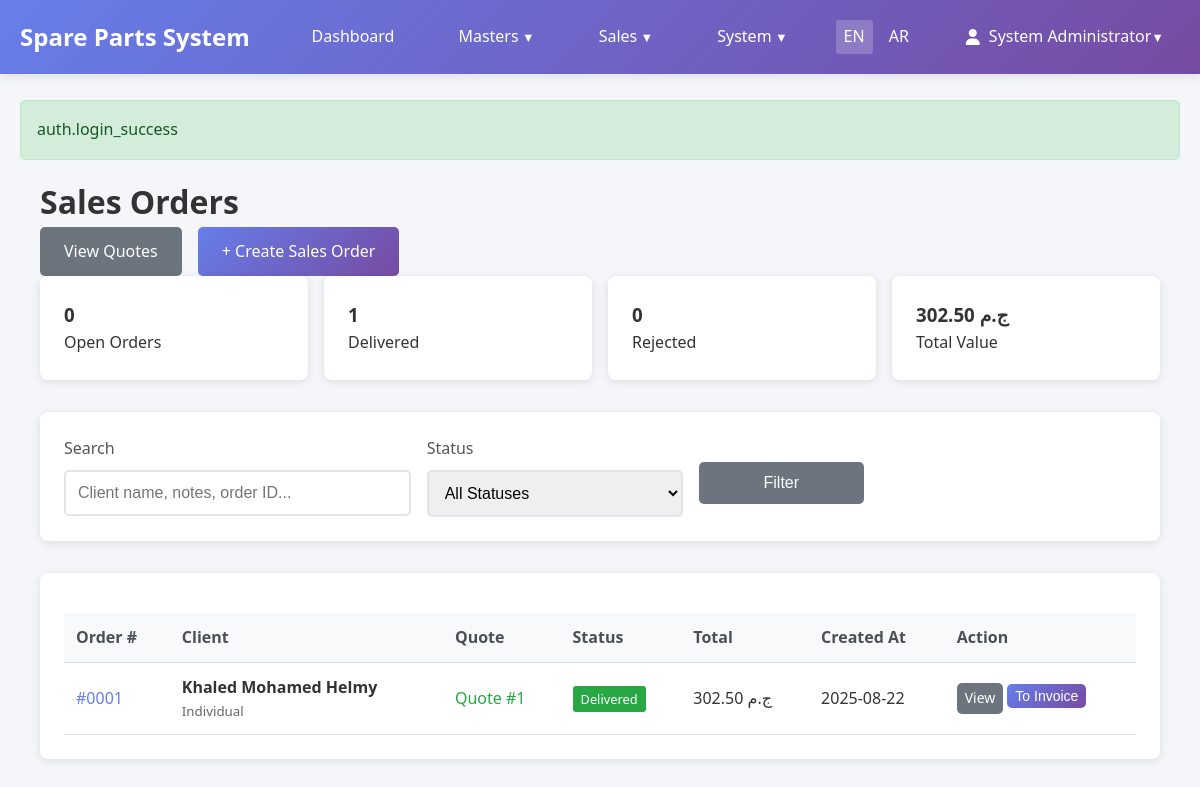
The app's page /salesorders (signed in) with its own data.
### tables this page shows
CREATE TABLE `sp_sales_orders` (
  `id` int NOT NULL AUTO_INCREMENT,
  `client_id` int NOT NULL,
  `currency_code` varchar(3) NOT NULL DEFAULT 'EGP',
  `exchange_rate` decimal(10,6) NOT NULL DEFAULT '1.000000',
  `quote_id` int DEFAULT NULL,
  `status` enum('open','delivered','rejected') NOT NULL DEFAULT 'open',
  `items_subtotal` decimal(12,2) NOT NULL DEFAULT '0.00',
  `items_tax_total` decimal(12,2) NOT NULL DEFAULT '0.00',
  `items_discount_total` decimal(12,2) NOT NULL DEFAULT '0.00',
  `global_tax_type` enum('percent','amount') DEFAULT 'percent',
  `global_tax_value` decimal(10,2) DEFAULT '0.00',
  `global_discount_type` enum('percent','amount') DEFAULT 'percent',
  `global_discount_value` decimal(10,2) DEFAULT '0.00',
  `tax_total` decimal(12,2) NOT NULL DEFAULT '0.00',
  `discount_total` decimal(12,2) NOT NULL DEFAULT '0.00',
  `grand_total` decimal(12,2) NOT NULL DEFAULT '0.00',
  `notes` text,
  `created_at` timestamp NOT NULL DEFAULT CURRENT_TIMESTAMP,
  PRIMARY KEY (`id`),
  KEY `fk_sales_orders_client` (`client_id`),
  KEY `fk_sales_orders_quote` (`quote_id`),
  KEY `idx_status` (`status`),
  KEY `idx_currency_code` (`currency_code`),
  CONSTRAINT `fk_sales_orders_client` FOREIGN KEY (`client_id`) REFERENCES `sp_clients` (`id`) ON DELETE CASCADE,
  CONSTRAINT `fk_sales_orders_currency` FOREIGN KEY (`currency_code`) REFERENCES `sp_currencies` (`code`) ON UPDATE CASCADE,
  CONSTRAINT `fk_sales_orders_quote` FOREIGN KEY (`quote_id`) REFERENCES `sp_quotes` (`id`) ON DELETE SET NULL
);

CREATE TABLE `sp_currencies` (
  `id` int NOT NULL AUTO_INCREMENT,
  `code` varchar(3) NOT NULL,
  `name` varchar(50) NOT NULL,
  `symbol` varchar(10) NOT NULL,
  `is_primary` tinyint(1) NOT NULL DEFAULT '0',
  `is_active` tinyint(1) NOT NULL DEFAULT '1',
  `exchange_rate` decimal(10,6) NOT NULL DEFAULT '1.000000',
  `decimal_places` tinyint NOT NULL DEFAULT '2',
  `created_at` timestamp NOT NULL DEFAULT CURRENT_TIMESTAMP,
  `updated_at` timestamp NOT NULL DEFAULT CURRENT_TIMESTAMP ON UPDATE CURRENT_TIMESTAMP,
  PRIMARY KEY (`id`),
  UNIQUE KEY `code` (`code`),
  KEY `is_primary` (`is_primary`),
  KEY `is_active` (`is_active`)
);

CREATE TABLE `sp_clients` (
  `id` int NOT NULL AUTO_INCREMENT,
  `type` enum('company','individual') NOT NULL DEFAULT 'company',
  `name` varchar(255) NOT NULL,
  `phone` varchar(50) DEFAULT NULL,
  `email` varchar(255) DEFAULT NULL,
  `address` text,
  `created_at` timestamp NOT NULL DEFAULT CURRENT_TIMESTAMP,
  PRIMARY KEY (`id`),
  KEY `idx_name` (`name`),
  KEY `idx_type` (`type`)
);

### app/views/salesorders/index.php (the view, shortened to what the rows shown need)
<div class="container">
    <div class="d-flex justify-content-between align-items-center mb-4">
        <h1><?= I18n::t('navigation.sales_orders') ?></h1>
        <div style="display: flex; gap: 1rem;">
            <a href="/quotes" class="btn btn-secondary">
                View Quotes
            </a>
            <a href="/salesorders/create" class="btn btn-primary">
                + Create Sales Order
            </a>
        </div>
    </div>
    <div class="row mb-4">
        <div class="col-md-3">
            <div class="card">
                <div class="card-body text-center">
                    <h3 class="text-primary">
                        <?= count(array_filter($salesOrders['data'] ?? [], fn($so) => ($so['status'] ?? '') === 'open')) ?>
                    </h3>
                    <p class="text-muted">Open Orders</p>
                </div>
            </div>
        </div>
        <div class="col-md-3">
            <div class="card">
                <div class="card-body text-center">
                    <h3 class="text-success">
                        <?= count(array_filter($salesOrders['data'] ?? [], fn($so) => ($so['status'] ?? '') === 'delivered')) ?>
                    </h3>
                    <p class="text-muted">Delivered</p>
                </div>
            </div>
        </div>
        <div class="col-md-3">
            <div class="card">
                <div class="card-body text-center">
                    <h3 class="text-danger">
                        <?= count(array_filter($salesOrders['data'] ?? [], fn($so) => ($so['status'] ?? '') === 'rejected')) ?>
                    </h3>
                    <p class="text-muted">Rejected</p>
                </div>
            </div>
        </div>
        <div class="col-md-3">
            <div class="card">
                <div class="card-body text-center">
                    <h3 class="text-info">
                        <?php
                        $totalValue = array_sum(array_map(fn($so) => $so['grand_total'] ?? 0, $salesOrders['data'] ?? []));
                        echo Helpers::formatCurrency($totalValue);
                        ?>
                    </h3>
                    <p class="text-muted">Total Value</p>
                </div>
            </div>
        </div>
    </div>
    <div class="card mb-4">
        <div class="card-body">
            <form method="GET" action="/salesorders">
                <div class="row">
                    <div class="col-md-4">
                        <label for="search" class="form-label">Search</label>
                        <input type="text"
                               class="form-control"
                               id="search"
                               name="search"
                               placeholder="Client name, notes, order ID..."
                               value="<?= Helpers::escape($search ?? '') ?>"
                        >
                    </div>
                    <div class="col-md-3">
                        <label for="status" class="form-label">Status</label>
                        <select name="status" class="form-control" id="status">
                            <option value="">All Statuses</option>
                        </select>
                    </div>
                    <div class="col-md-2">
                        <label>&nbsp;</label>
                        <button type="submit" class="btn btn-secondary d-block"><?= I18n::t('actions.filter') ?></button>
                    </div>
                </div>
            </form>
        </div>
    </div>
    <div class="card">
        <div class="card-body">
            <div class="table-responsive">
                <table class="table">
                    <thead>
                        <tr>
                            <th>Order #</th>
                            <th>Client</th>
                            <th>Quote</th>
                            <th><?= I18n::t('common.status') ?></th>
                            <th>Total</th>
                            <th><?= I18n::t('common.created_at') ?></th>
                            <th><?= I18n::t('common.action') ?></th>
                        </tr>
                    </thead>
                    <tbody>
                        <?php if (!empty($salesOrders['data'])): ?>
                            <?php foreach ($salesOrders['data'] as $salesOrder): ?>
                                <tr>
                                    <td>
                                        <a href="/salesorders/<?= $salesOrder['id'] ?>" style="text-decoration: none; color: #667eea;">
                                            #<?= str_pad($salesOrder['id'], 4, '0', STR_PAD_LEFT) ?>
                                        </a>
                                    </td>
                                    <td>
                                        <div>
                                            <strong>
                                                <a href="/clients/<?= $salesOrder['client_id'] ?? 0 ?>" style="text-decoration: none; color: #333;">
                                                    <?= Helpers::escape($salesOrder['client_name'] ?? 'Unknown Client') ?>
                                                </a>
                                            </strong>
                                            <small style="display: block; color: #666;">
                                                <?= ucfirst($salesOrder['client_type'] ?? 'individual') ?>
                                            </small>
                                        </div>
                                    </td>
                                    <td>
                                        <?php if (isset($salesOrder['quote_id']) && $salesOrder['quote_id']): ?>
                                            <a href="/quotes/<?= $salesOrder['quote_id'] ?>" style="text-decoration: none; color: #28a745;">
                                                Quote #<?= $salesOrder['quote_id'] ?>
                                            </a>
                                        <?php else: ?>
                                            <span style="color: #666;">Direct Order</span>
                                        <?php endif; ?>
                                    </td>
                                    <td>
                                        <span class="badge badge-<?= $salesOrder['status'] ?? 'unknown' ?>">
                                            <?= ucfirst($salesOrder['status'] ?? 'Unknown') ?>
                                        </span>
                                    </td>
                                    <td><?= Helpers::formatCurrency($salesOrder['grand_total'] ?? 0) ?></td>
                                    <td><?= Helpers::formatDate($salesOrder['created_at'] ?? null) ?></td>
                                    <td>
                                        <div style="display: flex; gap: 0.25rem; flex-wrap: wrap;">
                                            <a href="/salesorders/<?= $salesOrder['id'] ?>" class="btn btn-sm btn-secondary"><?= I18n::t('actions.view') ?></a>
                                            <?php if (($salesOrder['status'] ?? '') === 'open'): ?>
                                                <form method="POST" action="/salesorders/<?= $salesOrder['id'] ?>/deliver" style="display: inline;"
                                                      onsubmit="return confirm('Mark this sales order as delivered?')">
                                                    <?= Helpers::csrfField() ?>
                                                    <button type="submit" class="btn btn-sm btn-success">Deliver</button>
                                                </form>
                                                <form method="POST" action="/salesorders/<?= $salesOrder['id'] ?>/convert-to-invoice" style="display: inline;"
                                                      onsubmit="return confirm('Convert this sales order to an invoice?')">
                                                    <?= Helpers::csrfField() ?>
                                                    <button type="submit" class="btn btn-sm btn-primary">To Invoice</button>
                                                </form>
                                                <form method="POST" action="/salesorders/<?= $salesOrder['id'] ?>/reject" style="display: inline;"
                                                      onsubmit="return confirm('Reject this sales order? This will release reserved stock.')">
                                                    <?= Helpers::csrfField() ?>
                                                    <button type="submit" class="btn btn-sm btn-danger">Reject</button>
                                                </form>
                                            <?php elseif (($salesOrder['status'] ?? '') === 'delivered'): ?>
                                                <form method="POST" action="/salesorders/<?= $salesOrder['id'] ?>/convert-to-invoice" style="display: inline;"
                                                      onsubmit="return confirm('Convert this delivered order to an invoice?')">
                                                    <button type="submit" class="btn btn-sm btn-primary">To Invoice</button>
                                                </form>
                                            <?php endif; ?>
                                        </div>
                                    </td>
                                </tr>
                            <?php endforeach; ?>
                        <?php endif; ?>
                    </tbody>
                </table>
            </div>
        </div>
    </div>
</div>
<?php
include __DIR__ . '/../layouts/base.php';
?>

### app/core/Router.php (shortened to what the rows shown need)
<?php
class Router
{
    private array $routes = [];
    private array $groupStack = [];
    public function group(array $attributes, callable $callback): void
    {
        $this->groupStack[] = $attributes;
        array_pop($this->groupStack);
    }
    private function addRoute(string $method, string $path, string $action): void
    {
        $path = '/' . trim($path, '/');
        if ($path !== '/') {
            $path = rtrim($path, '/');
        }
        $route = [
            'method' => $method,
            'path' => $path,
            'action' => $action,
            'middleware' => $this->getGroupMiddleware()
        ];
        $this->routes[] = $route;
    }
    private function getGroupMiddleware(): array
    {
        $middleware = [];
        foreach ($this->groupStack as $group) {
            if (isset($group['auth']) && $group['auth']) {
                $middleware[] = 'auth';
            }
        }
        return $middleware;
    }
    public function resolve(): void
    {
        $method = $_SERVER['REQUEST_METHOD'];
        $path = parse_url($_SERVER['REQUEST_URI'], PHP_URL_PATH);
        $path = '/' . trim($path, '/');
        if ($path !== '/') {
            $path = rtrim($path, '/');
        }
        foreach ($this->routes as $route) {
            if ($route['method'] === $method && $this->matchPath($route['path'], $path)) {
                $this->executeAction($route['action'], $this->extractParams($route['path'], $path));
                return;
            }
        }
    }
    private function matchPath(string $routePath, string $requestPath): bool
    {
        $pattern = preg_replace('/\{[^}]+\}/', '([^/]+)', $routePath);
        $pattern = '#^' . $pattern . '$#';
        return (bool) preg_match($pattern, $requestPath);
    }
    private function extractParams(string $routePath, string $requestPath): array
    {
        $params = [];
        return $params;
    }
    private function executeAction(string $action, array $params = []): void
    {
        [$controllerName, $methodName] = explode('@', $action);
        $controller = new $controllerClass();
        $controller->$methodName($params);
    }
}

### records on screen
sp_sales_orders: status "0", status "1", grand_total.symbol "302.50 ج.م", id "0001", client.name "Khaled Mohamed Helmy", client.type "Individual", quote "1", status "Delivered", created_at "2025-08-22"

### other values on screen
Helpers::escape($message) "auth.login_success"
